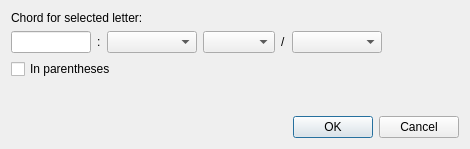
<?xml version="1.0" encoding="UTF-8"?>
<ui version="4.0">
 <class>Dialog</class>
 <widget class="QDialog" name="Dialog">
  <property name="geometry">
   <rect>
    <x>0</x>
    <y>0</y>
    <width>470</width>
    <height>149</height>
   </rect>
  </property>
  <property name="windowTitle">
   <string>Chord Selector</string>
  </property>
  <layout class="QVBoxLayout" name="verticalLayout">
   <item>
    <widget class="QLabel" name="label">
     <property name="text">
      <string>Chord for selected letter:</string>
     </property>
    </widget>
   </item>
   <item>
    <layout class="QHBoxLayout" name="horizontalLayout">
     <item>
      <widget class="QLineEdit" name="marker_ef">
       <property name="minimumSize">
        <size>
         <width>30</width>
         <height>0</height>
        </size>
       </property>
       <property name="maximumSize">
        <size>
         <width>80</width>
         <height>16777215</height>
        </size>
       </property>
      </widget>
     </item>
     <item>
      <widget class="QLabel" name="label_2">
       <property name="text">
        <string>:</string>
       </property>
      </widget>
     </item>
     <item>
      <widget class="QComboBox" name="note_menu">
       <property name="minimumSize">
        <size>
         <width>90</width>
         <height>0</height>
        </size>
       </property>
      </widget>
     </item>
     <item>
      <widget class="QComboBox" name="chord_type_menu"/>
     </item>
     <item>
      <widget class="QLabel" name="label_3">
       <property name="text">
        <string>/</string>
       </property>
      </widget>
     </item>
     <item>
      <widget class="QComboBox" name="bass_menu">
       <property name="minimumSize">
        <size>
         <width>90</width>
         <height>0</height>
        </size>
       </property>
      </widget>
     </item>
     <item>
      <spacer name="horizontalSpacer">
       <property name="orientation">
        <enum>Qt::Horizontal</enum>
       </property>
       <property name="sizeHint" stdset="0">
        <size>
         <width>40</width>
         <height>20</height>
        </size>
       </property>
      </spacer>
     </item>
    </layout>
   </item>
   <item>
    <widget class="QCheckBox" name="in_parentheses_box">
     <property name="text">
      <string>In parentheses</string>
     </property>
    </widget>
   </item>
   <item>
    <spacer name="verticalSpacer">
     <property name="orientation">
      <enum>Qt::Vertical</enum>
     </property>
     <property name="sizeHint" stdset="0">
      <size>
       <width>20</width>
       <height>50</height>
      </size>
     </property>
    </spacer>
   </item>
   <item>
    <widget class="QDialogButtonBox" name="buttonBox">
     <property name="orientation">
      <enum>Qt::Horizontal</enum>
     </property>
     <property name="standardButtons">
      <set>QDialogButtonBox::Cancel|QDialogButtonBox::Ok</set>
     </property>
    </widget>
   </item>
  </layout>
 </widget>
 <tabstops>
  <tabstop>note_menu</tabstop>
  <tabstop>chord_type_menu</tabstop>
  <tabstop>bass_menu</tabstop>
  <tabstop>in_parentheses_box</tabstop>
  <tabstop>marker_ef</tabstop>
  <tabstop>buttonBox</tabstop>
 </tabstops>
 <resources/>
 <connections>
  <connection>
   <sender>buttonBox</sender>
   <signal>accepted()</signal>
   <receiver>Dialog</receiver>
   <slot>accept()</slot>
   <hints>
    <hint type="sourcelabel">
     <x>254</x>
     <y>144</y>
    </hint>
    <hint type="destinationlabel">
     <x>157</x>
     <y>148</y>
    </hint>
   </hints>
  </connection>
  <connection>
   <sender>buttonBox</sender>
   <signal>rejected()</signal>
   <receiver>Dialog</receiver>
   <slot>reject()</slot>
   <hints>
    <hint type="sourcelabel">
     <x>322</x>
     <y>144</y>
    </hint>
    <hint type="destinationlabel">
     <x>286</x>
     <y>148</y>
    </hint>
   </hints>
  </connection>
 </connections>
</ui>
